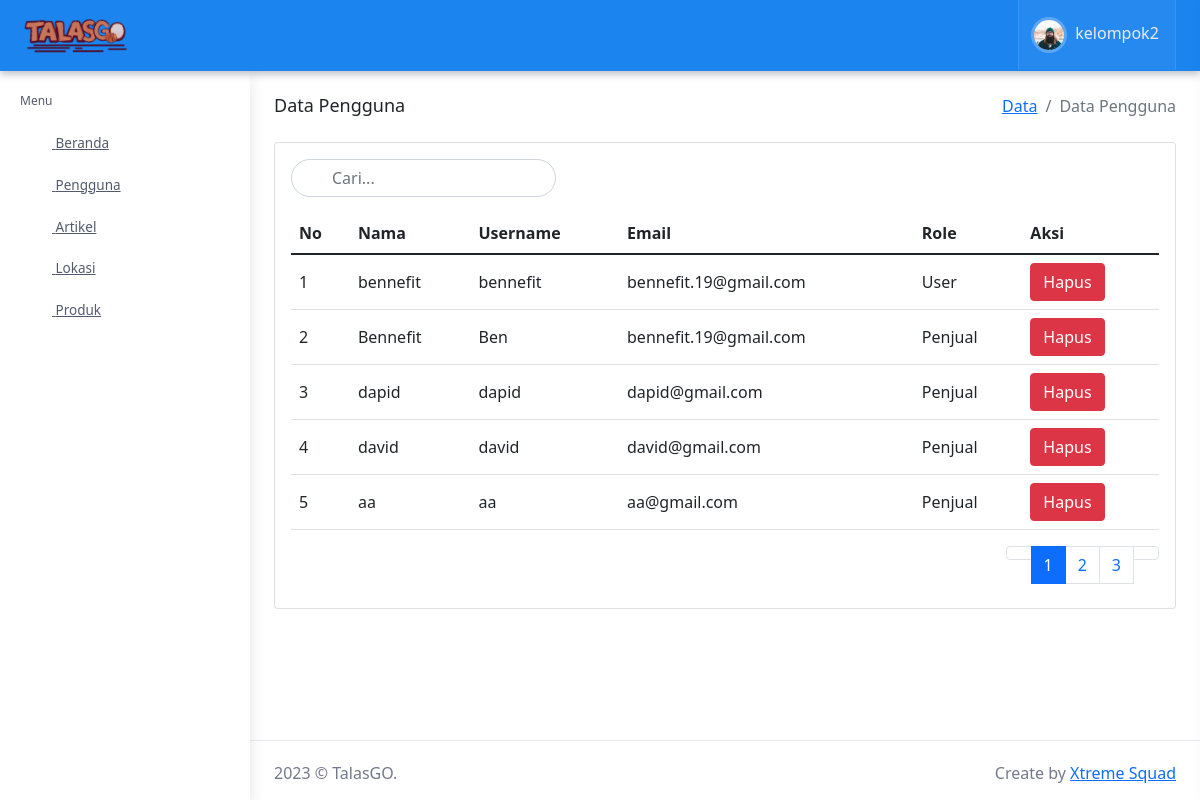
The page /TalasGo/Admin/Dason-PHP/pengguna.php (signed in) on the database its author committed.
### tables this page shows
CREATE TABLE `users` (
  `id_users` int(11) NOT NULL,
  `name` varchar(100) NOT NULL,
  `email` varchar(100) NOT NULL,
  `username` varchar(100) NOT NULL,
  `password` varchar(100) NOT NULL,
  `role` varchar(7) NOT NULL,
  `nomorwa` varchar(20) NOT NULL
);

### TalasGo/Admin/Dason-PHP/layouts/menu.php (called while the page is built)
<?php
include 'layouts/topbar.php';
include 'layouts/sidebar.php';

### TalasGo/Admin/Dason-PHP/functionuser.php (called while the page is built, shortened)
<?php
$db = mysqli_connect("localhost", "root", "", "talasgo");
function query($query) {
    global $db;
    $result = mysqli_query($db, $query);
    $rows = [];
    while($row = mysqli_fetch_assoc($result)) {
        $rows[] = $row;
    }
    return $rows;
}

### TalasGo/Admin/Dason-PHP/pengguna.php (the view, shortened to what this page needs)
<?php
require "functionuser.php";
$jumlahDataPerHalaman = 5;
$jumlahData = count(query("SELECT * FROM users"));
$jumlahHalaman = ceil($jumlahData / $jumlahDataPerHalaman);
$halamanAktif = ( isset($_GET["halaman"]) ) ? $_GET["halaman"] : 1;
$awalData = ( $jumlahDataPerHalaman * $halamanAktif ) - $jumlahDataPerHalaman;
$data_pengguna = query("SELECT * FROM users ORDER BY id_users DESC LIMIT $awalData, $jumlahDataPerHalaman");
?>
<?php
include_once "layouts/config.php";
$query = "SELECT * FROM users ORDER BY id_users DESC LIMIT $awalData, $jumlahDataPerHalaman";
$result = mysqli_query($config, $query);
if(mysqli_num_rows($result) > 0){
    $data_pengguna = mysqli_fetch_all($result, MYSQLI_ASSOC);
}else{
    $data_pengguna = [];
}
?>
<?php include 'layouts/head-main.php'; ?>
<head>
    <link rel="stylesheet" href="assets/libs/nouislider/nouislider.min.css">
    <?php include 'layouts/head-style.php'; ?>
</head>
<?php include 'layouts/body.php'; ?>
<div id="layout-wrapper">
    <?php include 'layouts/menu.php'; ?>
    <div class="main-content">
        <div class="page-content">
            <div class="container-fluid">
                <?php include 'layouts/breadcrumb.php'; ?>
                <div class="row">
                    <div class="col-12">
                        <div class="card">
                            <div class="card-body">
                                <div class="row mb-2">
                                    <div class="col-sm-4">
                                        <div class="search-box me-2 mb-2 d-inline-block">
                                            <div class="position-relative">
                                                <input type="text" name="keyword" autofocus class="form-control" placeholder="Cari..." autocomplete="off" id="keyword">
                                            </div>
                                        </div>
                                    </div>
                                    <div class="col-sm-8">
                                    </div>
                                </div>
                                <div class="table-responsive" id="container-pengguna">
                                    <table class="table align-middle table-nowrap">
                                        <thead>
                                            <tr>
                                                <th>No</th>
                                                <th>Nama</th>
                                                <th>Username</th>
                                                <th>Email</th>
                                                <th>Role</th>
                                                <th>Aksi</th>
                                            </tr>
                                        </thead>
                                        <tbody>
                                        <?php $i = 1; ?>
                                        <?php foreach($data_pengguna as $row): ?>
                                            <tr>
                                                <td><?= $i + $awalData ?></td>
                                                <td><?= $row['name']; ?></td>
                                                <td><?= $row['username']; ?></td>
                                                <td><p class="mb-0"><?= $row['email']; ?></p></td>
                                                <td><?= $row['role']; ?></td>
                                                <td><a href="hapus-pengguna.php?id=<?= $row["id_users"]; ?>" class="btn btn-danger" onclick="return confirm ('Apakah kamu yakin ingin menghapus data ini?')">Hapus</a></td>
                                        <?php $i++; ?>
                                        <?php endforeach; ?>
                                        </tbody>
                                    </table>
                                </div>
                                <ul class="pagination pagination-rounded justify-content-end mb-2">
                                    <?php if($halamanAktif > 1) : ?>
                                        <li class="page-item">
                                            <a href="?halaman=<?= $halamanAktif - 1; ?>" class="page-link"><i class="mdi mdi-chevron-left"></i></a>
                                        </li>
                                    <?php else : ?>
                                        <li class="page-item disabled">
                                            <a href="" class="page-link"><i class="mdi mdi-chevron-left"></i></a>
                                        </li>
                                    <?php endif; ?>
                                    <?php for( $i = 1; $i <= $jumlahHalaman; $i++) : ?>
                                        <?php if ($i == $halamanAktif) : ?>
                                            <li class="page-item active">
                                                <a href="?halaman=<?= $i; ?>" class="page-link"><?= $i; ?></a>
                                            </li>
                                        <?php else : ?>
                                            <li class="page-item">
                                                <a href="?halaman=<?= $i; ?>" class="page-link"><?= $i; ?></a>
                                            </li>
                                        <?php endif; ?>
                                    <?php endfor; ?>
                                    <?php if($halamanAktif < $jumlahHalaman) : ?>
                                        <li class="page-item">
                                            <a href="?halaman=<?= $halamanAktif + 1; ?>" class="page-link"><i class="mdi mdi-chevron-right"></i></a>
                                        </li>
                                    <?php else : ?>
                                        <li class="page-item disabled">
                                            <a href="" class="page-link"><i class="mdi mdi-chevron-right"></i></a>
                                        </li>
                                    <?php endif; ?>
                                </ul>
                            </div>
                        </div>
                    </div>
                </div>
            </div>
        </div>
        <?php include 'layouts/footer.php'; ?>
    </div>
</div>
</body>
</html>

### TalasGo/Admin/Dason-PHP/layouts/topbar.php (shortened to what this page needs)
<?php
include_once "config.php";
$id_user = $_SESSION['user'];
$userResult = mysqli_query($config, "SELECT * FROM users WHERE id_users='$id_user'");
if (mysqli_num_rows($userResult) >= 1) {
    $user = mysqli_fetch_array($userResult);
} else {
    die('No user found');
}
?>
 <header id="page-topbar">
     <div class="navbar-header">
         <div class="d-flex">
             <div class="navbar-brand-box">
                 <a href="/Dason-PHP" class="logo logo-light">
                     <span class="logo-lg">
                         <img src="assets/images/LogoTalasGO.png" alt="" height="40"> <span class="logo-txt"></span>
                     </span>
                 </a>
             </div>
             <button type="button" class="btn btn-sm px-3 font-size-16 header-item" id="vertical-menu-btn">
             </button>
         </div>
         <div class="d-flex">
             <div class="dropdown d-none d-sm-inline-block">
                 <button type="button" class="btn header-item" id="mode-setting-btn">
                 </button>
             </div>
             <div class="dropdown d-inline-block">
                 <button type="button" class="btn header-item bg-soft-light border-start border-end" id="page-header-user-dropdown" data-bs-toggle="dropdown" aria-haspopup="true" aria-expanded="false">
                     <img class="rounded-circle header-profile-user user-profile-image" src="assets/images/users/avatar-1.jpg" alt="Header Avatar" id="user_image">
                     <span class="d-none d-xl-inline-block ms-1 fw-medium setting_user_name" id="setting_user_name"><?= $user['username']; ?></span>
                 </button>
             </div>
         </div>
     </div>
 </header>

### rows shown on the page
users: username "kelompok2"
users: awalData "1", name "bennefit", username "bennefit", email "bennefit.19@gmail.com", role "User"
users: awalData "2", name "Bennefit", username "Ben", email "bennefit.19@gmail.com", role "Penjual"
users: awalData "3", name "dapid", username "dapid", email "dapid@gmail.com", role "Penjual"
users: awalData "4", name "david", username "david", email "david@gmail.com", role "Penjual"
users: awalData "5", name "aa", username "aa", email "aa@gmail.com", role "Penjual"

### other values the page prints
$language['Menu'] "Menu"
$language['Beranda'] "Beranda"
$language['Pengguna'] "Pengguna"
$language['Artikel'] "Artikel"
$language['Lokasi'] "Lokasi"
$language['Produk'] "Produk"
$title "Data Pengguna"
$maintitle "Data"
